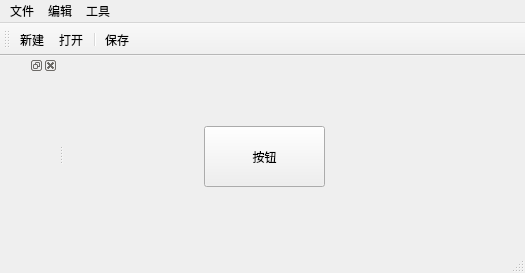
<?xml version="1.0" encoding="UTF-8"?>
<ui version="4.0">
 <class>MainWindow</class>
 <widget class="QMainWindow" name="MainWindow">
  <property name="geometry">
   <rect>
    <x>0</x>
    <y>0</y>
    <width>525</width>
    <height>273</height>
   </rect>
  </property>
  <property name="windowTitle">
   <string>MainWindow</string>
  </property>
  <widget class="QWidget" name="centralwidget">
   <widget class="QPushButton" name="pushButton">
    <property name="geometry">
     <rect>
      <x>140</x>
      <y>70</y>
      <width>121</width>
      <height>61</height>
     </rect>
    </property>
    <property name="text">
     <string>按钮</string>
    </property>
   </widget>
   <widget class="QPushButton" name="pushButton_2">
    <property name="geometry">
     <rect>
      <x>130</x>
      <y>210</y>
      <width>80</width>
      <height>20</height>
     </rect>
    </property>
    <property name="text">
     <string>PushButton</string>
    </property>
   </widget>
  </widget>
  <widget class="QMenuBar" name="menubar">
   <property name="geometry">
    <rect>
     <x>0</x>
     <y>0</y>
     <width>525</width>
     <height>21</height>
    </rect>
   </property>
   <widget class="QMenu" name="menu">
    <property name="title">
     <string>文件</string>
    </property>
    <addaction name="actionnew"/>
    <addaction name="actionopen"/>
    <addaction name="separator"/>
    <addaction name="actionsave"/>
   </widget>
   <widget class="QMenu" name="menu_2">
    <property name="title">
     <string>编辑</string>
    </property>
   </widget>
   <widget class="QMenu" name="menu_3">
    <property name="title">
     <string>工具</string>
    </property>
   </widget>
   <addaction name="menu"/>
   <addaction name="menu_2"/>
   <addaction name="menu_3"/>
  </widget>
  <widget class="QStatusBar" name="statusbar"/>
  <widget class="QToolBar" name="toolBar">
   <property name="windowTitle">
    <string>toolBar</string>
   </property>
   <attribute name="toolBarArea">
    <enum>TopToolBarArea</enum>
   </attribute>
   <attribute name="toolBarBreak">
    <bool>false</bool>
   </attribute>
   <addaction name="actionnew"/>
   <addaction name="actionopen"/>
   <addaction name="separator"/>
   <addaction name="actionsave"/>
  </widget>
  <widget class="QDockWidget" name="dockWidget">
   <attribute name="dockWidgetArea">
    <number>1</number>
   </attribute>
   <widget class="QWidget" name="dockWidgetContents"/>
  </widget>
  <action name="actionnew">
   <property name="text">
    <string>新建</string>
   </property>
  </action>
  <action name="actionopen">
   <property name="text">
    <string>打开</string>
   </property>
  </action>
  <action name="actionsave">
   <property name="text">
    <string>保存</string>
   </property>
  </action>
 </widget>
 <resources/>
 <connections/>
</ui>
